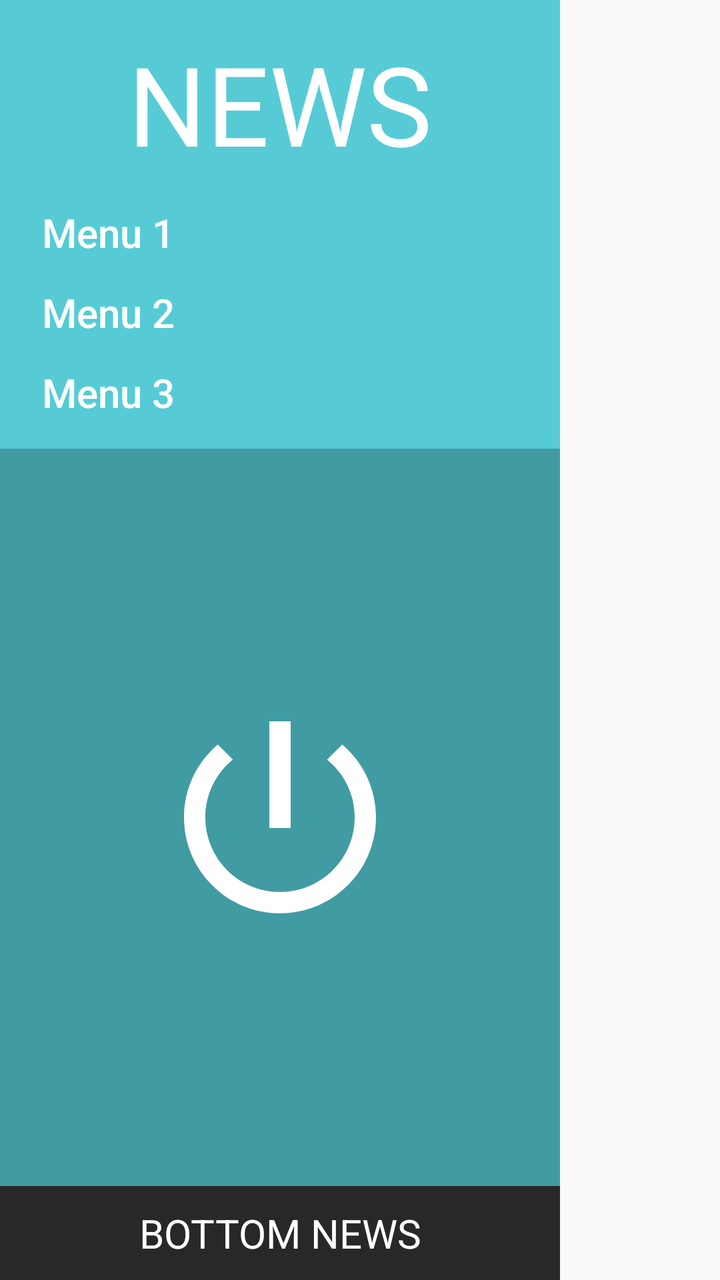
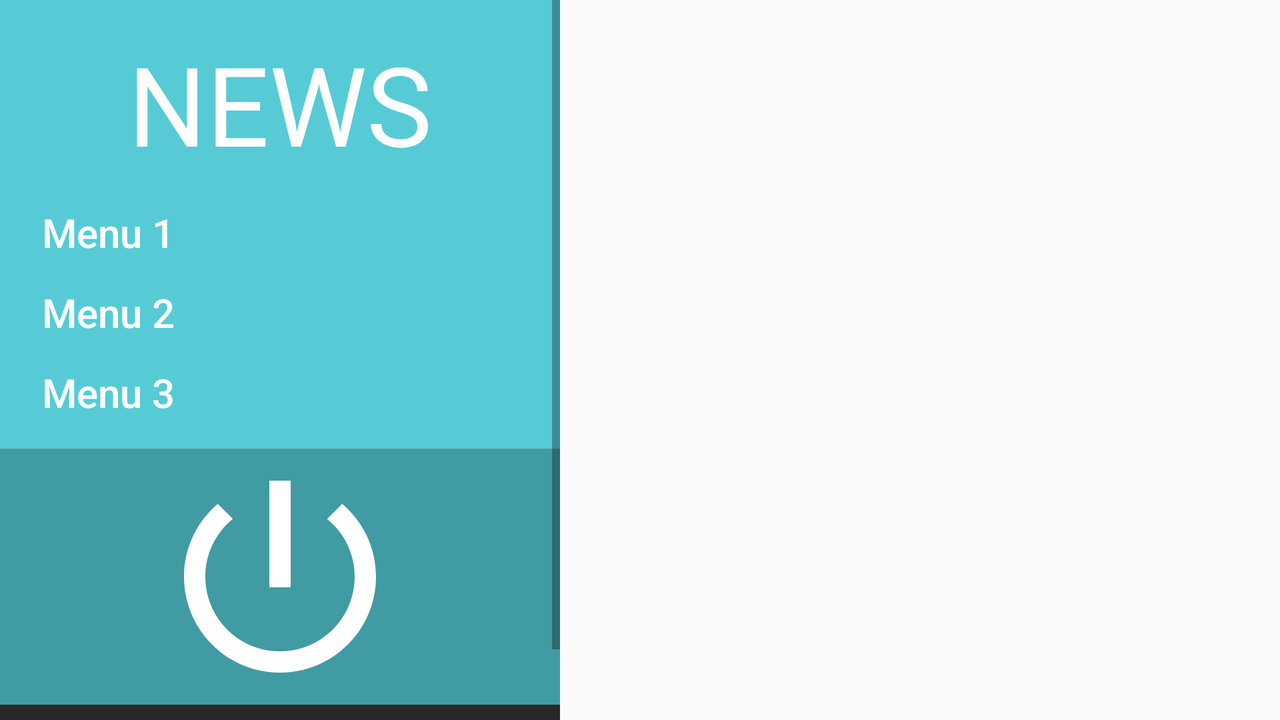

An Android layout and its configuration variant, each rendered on a device that would load it. The default file and the variant file are quoted in full after the pictures.
<!-- AndroidManifest.xml: application theme AppTheme -->
<!-- res/layout/custom_navigation_view.xml -->
<?xml version="1.0" encoding="utf-8"?>
<LinearLayout xmlns:android="http://schemas.android.com/apk/res/android"
    xmlns:app="http://schemas.android.com/apk/res-auto"
    android:layout_width="match_parent"
    android:layout_height="match_parent"
    android:orientation="vertical">

    <LinearLayout
        android:layout_width="wrap_content"
        android:layout_height="wrap_content"
        android:orientation="vertical">

        <TextView
            android:id="@+id/topTextView"
            android:layout_width="match_parent"
            android:layout_height="wrap_content"
            android:background="@color/colorPrimary"
            android:gravity="center_horizontal"
            android:paddingTop="15dp"
            android:text="@string/news"
            android:textAllCaps="true"
            android:textColor="@android:color/white"
            android:textSize="55sp" />

        <android.support.design.widget.NavigationView
            android:id="@+id/navigationView"
            android:layout_width="wrap_content"
            android:layout_height="wrap_content"
            android:background="@color/colorPrimary"
            android:paddingLeft="5dp"
            android:paddingRight="5dp"
            app:elevation="0dp"
            app:itemIconTint="@android:color/white"
            app:itemTextColor="@android:color/white"
            app:menu="@menu/navigation_view_menu"
            app:theme="@style/CustomNavigationViewStyle" />

        <RelativeLayout
            android:layout_width="match_parent"
            android:layout_height="match_parent"
            android:background="@color/colorPrimaryDark">

            <RelativeLayout
                android:layout_width="match_parent"
                android:layout_height="match_parent"
                android:layout_above="@+id/bottomTextView">

                <ImageView
                    android:layout_width="wrap_content"
                    android:layout_height="wrap_content"
                    android:layout_centerHorizontal="true"
                    android:layout_centerVertical="true"
                    android:src="@drawable/ic_power" />
            </RelativeLayout>

            <TextView
                android:id="@+id/bottomTextView"
                android:layout_width="match_parent"
                android:layout_height="wrap_content"
                android:layout_alignParentBottom="true"
                android:background="@color/colorAccent"
                android:gravity="center_horizontal"
                android:padding="10dp"
                android:text="@string/bottom_news"
                android:textAllCaps="true"
                android:textColor="@android:color/white"
                android:textSize="20sp" />

        </RelativeLayout>

    </LinearLayout>

</LinearLayout>
<!-- resources referenced by this layout -->
<resources>
  <color name="colorAccent">#282828</color>
  <color name="colorPrimary">#56CBD6</color>
  <color name="colorPrimaryDark">#419BA3</color>
  <!-- drawable ic_power (drawable) -->
  <vector xmlns:android="http://schemas.android.com/apk/res/android"
      android:width="128dp"
      android:height="128dp"
      android:viewportHeight="24.0"
      android:viewportWidth="24.0">
      <path
          android:fillColor="#FFFFFFFF"
          android:pathData="M13,3h-2v10h2L13,3zM17.83,5.17l-1.42,1.42C17.99,7.86 19,9.81 19,12c0,3.87 -3.13,7 -7,7s-7,-3.13 -7,-7c0,-2.19 1.01,-4.14 2.58,-5.42L6.17,5.17C4.23,6.82 3,9.26 3,12c0,4.97 4.03,9 9,9s9,-4.03 9,-9c0,-2.74 -1.23,-5.18 -3.17,-6.83z" />
  </vector>
  <string name="bottom_news">Bottom news</string>
  <string name="news">News</string>
  <style name="CustomNavigationViewStyle">
          <item name="android:textSize">20sp</item>
          <item name="android:listPreferredItemHeightSmall">40dp</item>
      </style>
  <style name="AppTheme" parent="Theme.AppCompat.Light.NoActionBar">
          <item name="colorPrimary">@color/colorPrimary</item>
          <item name="colorPrimaryDark">@color/colorPrimaryDark</item>
          <item name="colorAccent">@color/colorAccent</item>
      </style>
</resources>
<!-- res/layout-land/custom_navigation_view.xml (the author's variant of the layout above) -->
<!-- drawn on the phone turned sideways -->
<?xml version="1.0" encoding="utf-8"?>
<LinearLayout xmlns:android="http://schemas.android.com/apk/res/android"
    xmlns:app="http://schemas.android.com/apk/res-auto"
    android:layout_width="wrap_content"
    android:layout_height="match_parent"
    android:orientation="vertical">

    <ScrollView
        android:layout_width="wrap_content"
        android:layout_height="match_parent"
        android:layout_weight="1"
        android:fillViewport="true">

        <LinearLayout
            android:layout_width="wrap_content"
            android:layout_height="match_parent"
            android:orientation="vertical">

            <TextView
                android:id="@+id/topTextView"
                android:layout_width="match_parent"
                android:layout_height="wrap_content"
                android:background="@color/colorPrimary"
                android:gravity="center_horizontal"
                android:paddingTop="15dp"
                android:text="@string/news"
                android:textAllCaps="true"
                android:textColor="@android:color/white"
                android:textSize="55sp" />

            <android.support.design.widget.NavigationView
                android:id="@+id/navigationView"
                android:layout_width="wrap_content"
                android:layout_height="wrap_content"
                android:background="@color/colorPrimary"
                android:paddingLeft="5dp"
                android:paddingRight="5dp"
                app:elevation="0dp"
                app:itemIconTint="@android:color/white"
                app:itemTextColor="@android:color/white"
                app:menu="@menu/navigation_view_menu"
                app:theme="@style/CustomNavigationViewStyle" />

            <RelativeLayout
                android:layout_width="match_parent"
                android:layout_height="match_parent"
                android:layout_above="@+id/bottomTextView"
                android:background="@color/colorPrimaryDark">

                <ImageView
                    android:layout_width="wrap_content"
                    android:layout_height="wrap_content"
                    android:layout_centerHorizontal="true"
                    android:layout_centerVertical="true"
                    android:src="@drawable/ic_power" />
            </RelativeLayout>

            <TextView
                android:id="@+id/bottomTextView"
                android:layout_width="match_parent"
                android:layout_height="wrap_content"
                android:layout_alignParentBottom="true"
                android:background="@color/colorAccent"
                android:gravity="center_horizontal"
                android:padding="10dp"
                android:text="@string/bottom_news"
                android:textAllCaps="true"
                android:textColor="@android:color/white"
                android:textSize="20sp" />

        </LinearLayout>


    </ScrollView>
</LinearLayout>
